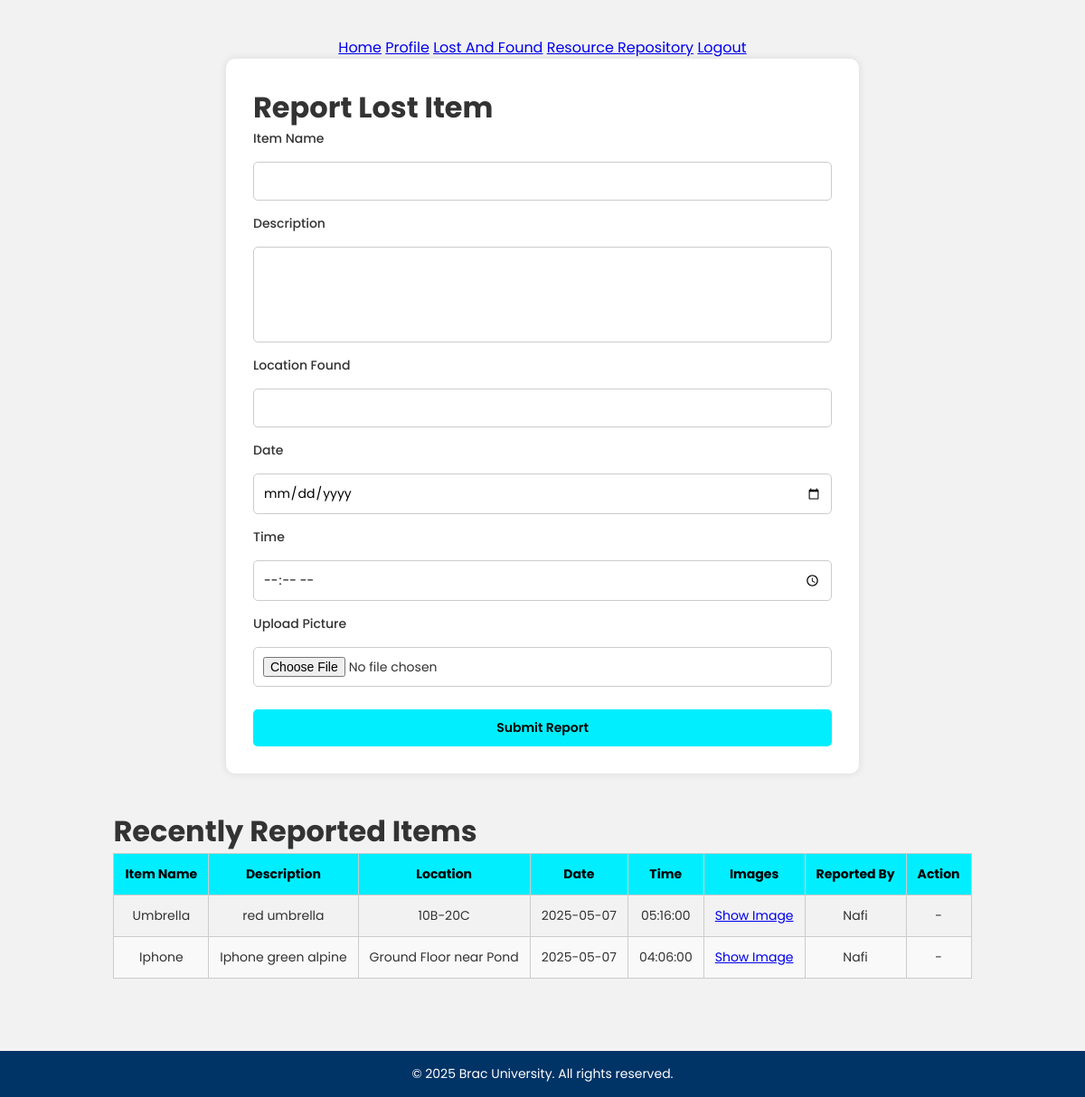
The app's page /lost_and_found/lost_and_foundpage.php (signed in), older data.
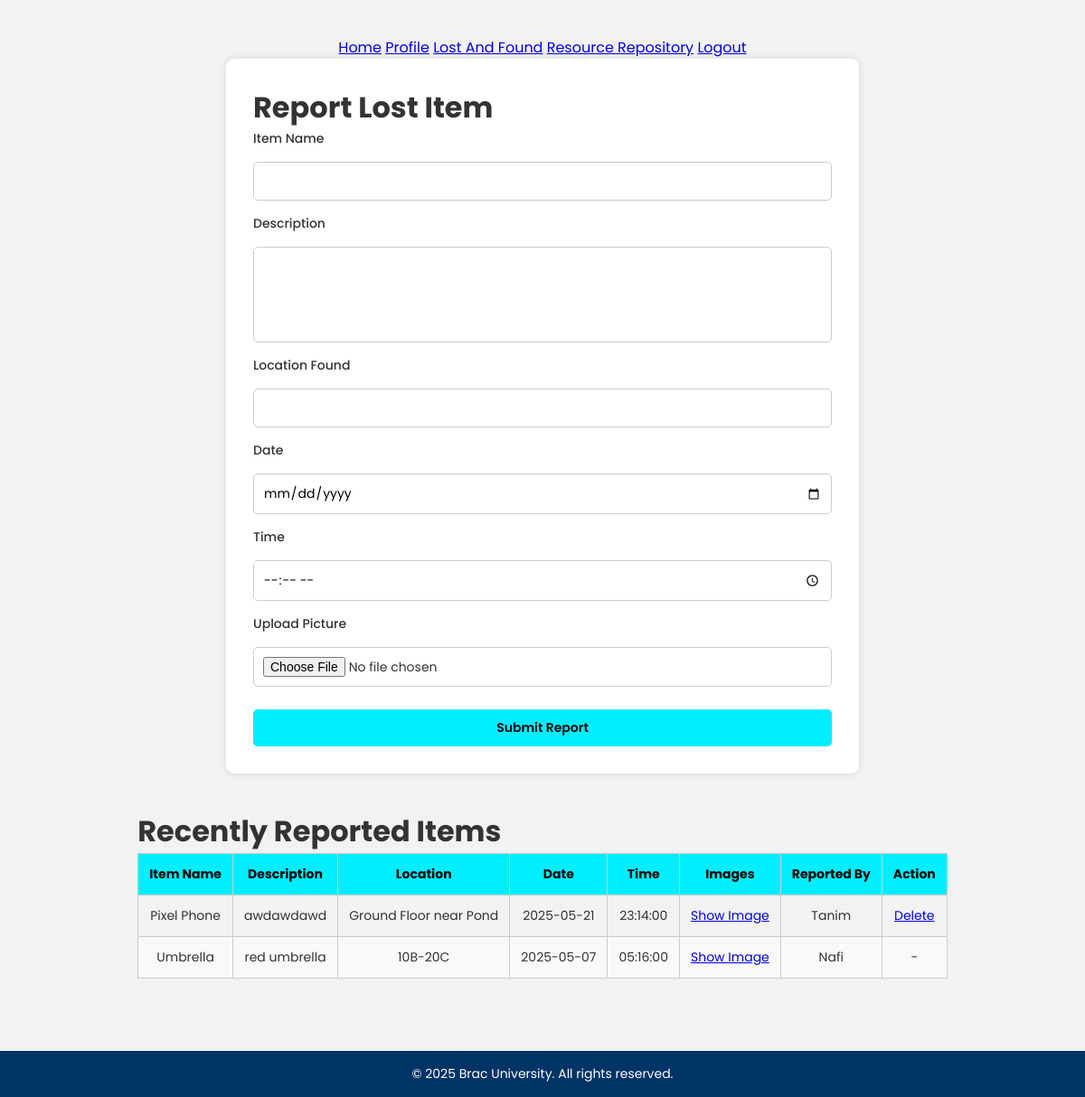
The same page, newer data.
### tables this page shows
CREATE TABLE `lost_and_found` (
  `item_id` int(11) NOT NULL AUTO_INCREMENT,
  `date` date NOT NULL,
  `time` time NOT NULL,
  `item_name` text NOT NULL,
  `description` text NOT NULL,
  `location` text NOT NULL,
  `image_path` varchar(255) DEFAULT NULL,
  `user_id` int(11) NOT NULL,
  PRIMARY KEY (`item_id`),
  KEY `LAF` (`user_id`),
  CONSTRAINT `LAF` FOREIGN KEY (`user_id`) REFERENCES `user` (`user_id`) ON DELETE CASCADE ON UPDATE CASCADE
);

CREATE TABLE `user` (
  `user_id` int(11) NOT NULL AUTO_INCREMENT,
  `username` varchar(50) NOT NULL,
  `email` varchar(100) NOT NULL,
  `password` varchar(255) NOT NULL,
  `status` varchar(50) NOT NULL DEFAULT 'Offline',
  `id_no` int(11) DEFAULT NULL,
  PRIMARY KEY (`user_id`),
  UNIQUE KEY `email` (`email`),
  UNIQUE KEY `id_no` (`id_no`)
);

### lost_and_found/lost_and_foundpage.php (the view, shortened to what this page needs)
<?php
require_once '../connect.php';
?>
<!DOCTYPE html>
<html lang="en">
<head>
    <link rel="stylesheet" href="style.css">
</head>
<body>
    <main>
        <nav>
            <a href="../index.php">Home</a>
            <a href="../Profile_dashboard/profile.php">Profile</a>
            <a href="lost_and_foundpage.php" class="active">Lost And Found</a>
            <a href="../Resource_Repository/resourcepage.php">Resource Repository</a>
            <a href="../logout.php">Logout</a>
        </nav>
        <div class="container report-section">
            <h1>Report Lost Item</h1>
            <div class="section card">
                <form action="upload.php" method="post" enctype="multipart/form-data" class="report-form">
                    <label for="item_name">Item Name</label>
                    <input type="text" id="item_name" name="item_name" required>
                    <label for="description">Description</label>
                    <textarea id="description" rows="4" name="description" required></textarea>
                    <label for="location_found">Location Found</label>
                    <input type="text" id="location_found" name="location_found" required>
                    <label for="date">Date</label>
                    <input type="date" id="date" name="date" required>
                    <label for="time">Time</label>
                    <input type="time" id="time" name="time" required>
                    <label for="item_image">Upload Picture</label>
                    <input type="file" id="item_image" name="item_image" accept="image/*">
                    <button type="submit" class="btn">Submit Report</button>
                </form>
            </div>
        </div>
        <div class="container items-section">
            <h1>Recently Reported Items</h1>
            <div class="section card">
                <table class="routine-table">
                    <thead>
                        <tr>
                            <th>Item Name</th>
                            <th>Description</th>
                            <th>Location</th>
                            <th>Date</th>
                            <th>Time</th>
                            <th>Images</th>
                            <th>Reported By</th>
                            <th>Action</th>
                        </tr>
                    </thead>
                    <tbody>
                        <?php
                        $sql = "SELECT lost_and_found.*, user.username
                                FROM lost_and_found
                                JOIN user ON lost_and_found.user_id = user.user_id
                                ORDER BY lost_and_found.date DESC";
                        $result = mysqli_query($conn, $sql);
                        if (mysqli_num_rows($result) > 0) {
                            while ($row = $result->fetch_assoc()) {
                                echo "<tr>
                                    <td>" . ($row['item_name']) . "</td>
                                    <td>" . ($row['description']) . "</td>
                                    <td>" . ($row['location']) . "</td>
                                    <td>" . ($row['date']) . "</td>
                                    <td>" . ($row['time']) . "</td>
                                    <td><a href='" . ($row['image_path']) . "' target='_blank'>Show Image</a></td>
                                    <td>" . ($row['username']) . "</td>";
                                if (isset($_SESSION['user_id']) && $_SESSION['user_id'] == $row['user_id']) {
                                    echo "<td><a href='delete.php?id=" . ($row['item_id']) . "' onclick=\"return confirm('Delete this report?');\">Delete</a></td>";
                                } else {
                                    echo "<td>-</td>";
                                }
                                echo "</tr>";
                            }
                        } else {
                            echo "<tr><td colspan='8'>No items reported yet.</td></tr>";
                        }
                        ?>
                    </tbody>
                </table>
            </div>
        </div>
    </main>
    <footer class="site-footer">
        © 2025 Brac University. All rights reserved.
    </footer>
</body>
</html>

### lost_and_found/style.css (style rules this page uses)
* { margin: 0; padding: 0; box-sizing: border-box; font-family: 'Poppins', sans-serif; }
body { background-color: #f2f2f2; color: #333; }
main { padding: 40px 20px; display: flex; flex-direction: column; align-items: center; }
.report-section { background: white; padding: 30px; border-radius: 10px; width: 90%; max-width: 700px; margin-bottom: 40px; box-shadow: 0 0 10px rgba(0,0,0,0.1); }
.report-section form { display: flex; flex-direction: column; gap: 15px; }
form label { font-size: 14px; font-weight: 500; }
form input, form textarea { padding: 10px; font-size: 14px; border: 1px solid #ccc; border-radius: 5px; resize: none; }
form button { background-color: #0ef; color: black; padding: 10px 0; border: none; font-size: 14px; font-weight: 600; border-radius: 5px; cursor: pointer; margin-top: 10px; }
table { width: 100%; border-collapse: collapse; font-size: 14px; }
thead { background-color: #0ef; color: black; }
th, td { padding: 12px; border: 1px solid #ccc; text-align: center; }
tbody tr:nth-child(even) { background-color: #f9f9f9; }
.site-footer { background-color: #003366; color: white; text-align: center; padding: 15px 0; margin-top: 40px; font-size: 14px; }

Row changes from the older to the newer data that the page shows:
removed lost_and_found: item_name "Iphone", description "Iphone green alpine", location "Ground Floor near Pond", date "2025-05-07", time "04:06:00", user.username "Nafi"
added lost_and_found: item_name "Pixel Phone", description "awdawdawd", location "Ground Floor near Pond", date "2025-05-21", time "23:14:00", user.username "Tanim"
